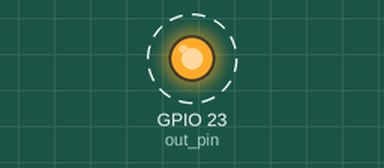
A program run on a simulated Raspberry Pi (BCM pin numbers). Shown: output pins drawn as LEDs (lit = HIGH). Dashed ring = blinking.

Above: at 0.5 s.
Timing chart, 0 to 4.6 s (numbered marks = the images above):
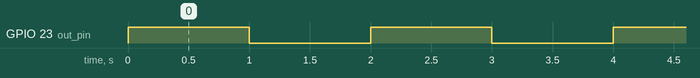

The program:

wink.py
```python
import RPi.GPIO as GPIO
import time

out_pin = 23

GPIO.setmode (GPIO.BCM)
GPIO.setup (out_pin, GPIO.OUT)

while True:
    GPIO.output (out_pin, 1)
    time.sleep (1)
    GPIO.output (out_pin, 0)
    time.sleep (1)
```

Measured:
- by itself, GPIO 23 (out_pin): alternates HIGH for 1.0 s and LOW for 1.0 s
